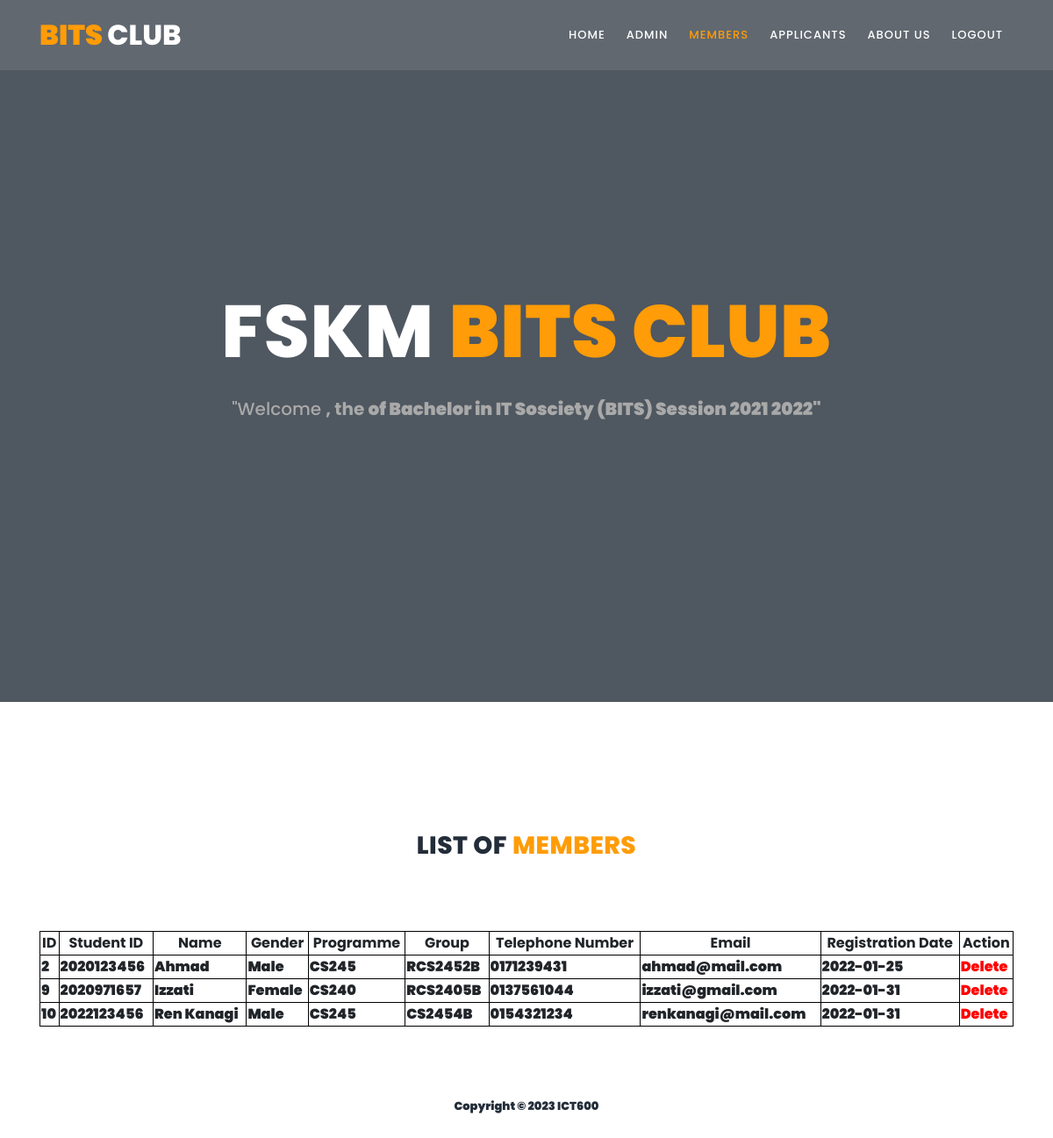
/members.php, run on the app's committed database.
### tables this page shows
CREATE TABLE `member_approval` (
  `member_id` int(10) NOT NULL,
  `studentID` int(10) NOT NULL,
  `adminID` int(10) DEFAULT NULL,
  `mbr_name` text NOT NULL,
  `mbr_gender` text NOT NULL,
  `mbr_prog` text NOT NULL,
  `mbr_group` text NOT NULL,
  `mbr_phone` text NOT NULL,
  `mbr_email` text NOT NULL,
  `mbr_pass` text NOT NULL,
  `mbr_confirm_pass` text NOT NULL,
  `mbr_reg_date` date NOT NULL,
  `mbr_approval` text DEFAULT NULL,
  `mbr_type` text DEFAULT NULL
);

### members.php (the view, shortened to what this page needs)
<?php
    $currentPage = 'members.php';
     include "headerAdmin.php";
	 include "dbBits.php";
	 $query= "SELECT * from member_approval where mbr_approval='Approved' ";
     $result =  mysqli_query($db, $query);
?>
	<section class="section">
        <div class="container">
            <form action="<?php echo $_SERVER['PHP_SELF']?>">
				  <fieldset>
				  <div class="section-heading">
					<h2>LIST OF<em> MEMBERS</em></h2>
				 </div>
				  <table style="width:100%">
				  <tr>
					<th data-field="member_id" data-filter-control="select" data-sortable="true" class="form-group text-center mt-4">ID</th>
					<th data-field="studentID" data-filter-control="select" data-sortable="true" class="form-group text-center mt-4">Student ID</th>
					<th data-field="mbr_name" data-filter-control="select" data-sortable="true" class="form-group text-center mt-4">Name</th>
					<th data-field="mbr_gender" data-filter-control="select" data-sortable="true" class="form-group text-center mt-4">Gender</th>
					<th data-field="mbr_prog" data-filter-control="select" data-sortable="true" class="form-group text-center mt-4">Programme</th>
					<th data-field="mbr_group" data-filter-control="select" data-sortable="true" class="form-group text-center mt-4">Group</th>
					<th data-field="mbr_phone" data-filter-control="select" data-sortable="true" class="form-group text-center mt-4">Telephone Number</th>
					<th data-field="mbr_email" data-filter-control="select" data-sortable="true" class="form-group text-center mt-4">Email</th>
					<th data-field="mbr_reg_date" data-filter-control="select" data-sortable="true" class="form-group text-center mt-4">Registration Date</th>
					<th class="form-group text-center mt-4">Action</th>
				  </tr>
				  <tr>
					<?php
                                        if(mysqli_num_rows($result)>0){
                                            while($row= mysqli_fetch_assoc($result)){
                                                echo "<tr>";
                                                echo "<td>".$row['member_id']."</td>";
                                                echo "<td>".$row['studentID']."</td>";
                                                echo "<td>".$row['mbr_name']."</td>";
                                                echo "<td>".$row['mbr_gender']."</td>";
												echo "<td>".$row['mbr_prog']."</td>";
												echo "<td>".$row['mbr_group']."</td>";
												echo "<td>".$row['mbr_phone']."</td>";
												echo "<td>".$row['mbr_email']."</td>";
												echo "<td>".$row['mbr_reg_date']."</td>";
												echo "<td><a style='color:red;' href ='deleteMembers.php?member_id=".$row['member_id']."'>Delete</a></td>";
                                                  }
                                        } else{
                                            echo "No results found!";
                                        }
                                    ?>
				  </tr>
				  </table>
				  <br><br>
				 </fieldset>
			</form>
	</div>
    </section>
	<?php include "footerAdmin.php";?>

### headerAdmin.php (shortened to what this page needs)
<!DOCTYPE html>
<html lang="en">
<?php
	$admin= $_SESSION['admin_name'];
	$post= $_SESSION['admin_position'];
?>
  <head>
    <link rel="stylesheet" type="text/css" href="assets/css/bootstrap.min.css">
    <link rel="stylesheet" type="text/css" href="assets/css/font-awesome.css">
    <link rel="stylesheet" href="assets/css/style.css">
    </head>
    <body>
    <header class="header-area header-sticky">
        <div class="container">
            <div class="row">
              <div class="col-12">
                  <nav class="main-nav">
					  <a href="index.html" class="logo"> <em> Bits </em> CLUB</a>
                        <ul class="nav">
                            <li><a class="<?php if($currentPage =='homeAdmin.php'){echo 'active';}?>" href="homeAdmin.php">Home</a></li>
							<li><a class="<?php if($currentPage =='admin.php'){echo 'active';}?>" href="admin.php">Admin</a></li>
							<li><a class="<?php if($currentPage =='members.php'){echo 'active';}?>" href="members.php">Members</a></li>
                            <li><a class="<?php if($currentPage =='applicants.php'){echo 'active';}?>" href="applicants.php">Applicants</a></li>
							<li><a class="<?php if($currentPage =='aboutAdmin.php'){echo 'active';}?>" href="aboutAdmin.php">About Us</a></li>
							<li style="float: right;"><a href="logoutAdmin.php">Logout</a></li>
                    </ul>
                </nav>
                </div>
            </div>
        </div>
    </header>
    <div class="main-banner" id="top">
        <video autoplay muted loop id="bg-video">
            <source src="assets/images/BiTSHEADER.mp4" type="video/mp4" />
        </video>
        <div class="video-overlay header-text">
            <div class="caption">
	             <h2>FSKM <em> BiTS CLUB </em></h2>
				<h5 style='color:darkgrey;' >"Welcome <b class="admin_name"><?php echo $admin; ?>, the <b class="admin_position"><?php echo $post; ?> of Bachelor in IT Sosciety (BITS) Session 2021 2022"</h5><br>
            </div>
        </div>
    </div>

### footerAdmin.php (shortened to what this page needs)
    <footer>
        <div class="container">
            <div class="row">
                <div class="col-lg-12">
                    <p>
                        Copyright © 2023 ICT600
                    </p>
                </div>
            </div>
        </div>
    </footer>
  </body>
</html>

### assets/css/style.css (style rules this page uses)
html, body, div, span, applet, object, iframe, h1, h2, h3, h4, h5, h6, p, blockquote, div pre, a, abbr, acronym, address, big, cite, code, del, dfn, em, font, img, ins, kbd, q, s, samp, small, strike, strong, sub, sup, tt, var, b, u, i, center, dl, dt, dd, ol, ul, li, figure, header, nav, section, article, aside, footer, figcaption { margin: 0; padding: 0; border: 0; outline: 0; }
ul, li { padding: 0; margin: 0; list-style: none; }
header, nav, section, article, aside, footer, hgroup { display: block; }
* { box-sizing: border-box; }
html, body { font-family: 'Poppins', sans-serif; font-weight: 400; background-color: #fff; font-size: 16px; -ms-text-size-adjust: 100%; -webkit-font-smoothing: antialiased; -moz-osx-font-smoothing: grayscale; }
a { text-decoration: none !important; }
h1, h2, h3, h4, h5, h6 { margin-top: 0px; margin-bottom: 0px; }
ul { margin-bottom: 0px; }
p { font-size: 14px; line-height: 25px; color: #7a7a7a; }
html, body { background: #fff; font-family: 'Poppins', sans-serif; }
.section-heading { text-align: center; margin-top: 140px; margin-bottom: 80px; }
.section-heading h2 { font-size: 28px; font-weight: 800; color: #232d39; text-transform: uppercase; letter-spacing: 0.5px; margin-top: 0px; margin-bottom: 0px; }
.section-heading h2 em { font-style: normal; color: #ff9c07; }
.header-area { position: absolute; top: 0px; left: 0px; right: 0px; z-index: 100; height: 80px; background: rgba(250,250,250,0.1); -webkit-transition: all .5s ease 0s; -moz-transition: all .5s ease 0s; -o-transition: all .5s ease 0s; transition: all .5s ease 0s; }
.header-area .main-nav { min-height: 80px; background: transparent; }
.header-area .main-nav .logo { line-height: 80px; color: #fff; font-size: 32px; font-weight: 800; text-transform: uppercase; float: left; -webkit-transition: all 0.3s ease 0s; -moz-transition: all 0.3s ease 0s; -o-transition: all 0.3s ease 0s; transition: all 0.3s ease 0s; }
.header-area .main-nav .logo em { font-style: normal; color: #ff9c07; font-weight: 900; }
.header-area .main-nav .nav { float: right; margin-top: 27px; margin-right: 0px; background-color: transparent; -webkit-transition: all 0.3s ease 0s; -moz-transition: all 0.3s ease 0s; -o-transition: all 0.3s ease 0s; transition: all 0.3s ease 0s; position: relative; z-index: 999; }
.header-area .main-nav .nav li { padding-left: 20px; padding-right: 20px; }
.header-area .main-nav .nav li a { display: block; font-weight: 500; font-size: 13px; color: #7a7a7a; text-transform: uppercase; -webkit-transition: all 0.3s ease 0s; -moz-transition: all 0.3s ease 0s; -o-transition: all 0.3s ease 0s; transition: all 0.3s ease 0s; height: 40px; line-height: 40px; border: transparent; letter-spacing: 1px; }
.header-area .main-nav .nav li a { color: #fff; }
.header-area .main-nav .nav li:hover > a, .header-area .main-nav .nav li > a.active { color: #ff9c07!important; opacity: 1; }
.header-area.header-sticky { min-height: 80px; }
.header-area.header-sticky .nav { margin-top: 20px !important; }
.header-area.header-sticky .nav li a.active { color: #ff9c07; }
@media (max-width: 1200px) { .header-area .main-nav .nav li { padding-left: 12px; padding-right: 12px; } }
@media (max-width: 1200px) { .header-area .main-nav:before { display: none; } }
@media (min-width: 767px) { .header-area .main-nav .nav { display: flex !important; } }
.main-banner { position: relative; }
#bg-video { min-width: 100%; min-height: 100vh; max-width: 100%; max-height: 100vh; object-fit: cover; z-index: -1; }
.video-overlay { position: absolute; background-color: rgba(35,45,57,0.8); top: 0; left: 0; bottom: 7px; width: 100%; }
.main-banner .caption { text-align: center; position: absolute; width: 80%; left: 50%; top: 50%; transform: translate(-50%,-50%); }
.main-banner .caption h2 { margin-top: 30px; margin-bottom: 25px; font-size: 84px; text-transform: uppercase; font-weight: 800; color: #fff; letter-spacing: 1px; }
.main-banner .caption h2 em { font-style: normal; color: #ff9c07; font-weight: 900; }
footer { text-align: center; padding: 30px 0px; }
footer p { color: #232d39; font-size: 13px; }
a { color: #ff9c07; }

### headerAdmin.php (style rules this page uses)
table, th, td { border: 1px solid black; }

### data on the page
member_approval: member_id "2", studentID "2020123456", mbr_name "Ahmad", mbr_gender "Male", mbr_prog "CS245", mbr_group "RCS2452B", mbr_phone "0171239431", mbr_email "ahmad@mail.com", mbr_reg_date "2022-01-25"
member_approval: member_id "9", studentID "2020971657", mbr_name "Izzati", mbr_gender "Female", mbr_prog "CS240", mbr_group "RCS2405B", mbr_phone "0137561044", mbr_email "izzati@gmail.com", mbr_reg_date "2022-01-31"
member_approval: member_id "10", studentID "2022123456", mbr_name "Ren Kanagi", mbr_gender "Male", mbr_prog "CS245", mbr_group "CS2454B", mbr_phone "0154321234", mbr_email "renkanagi@mail.com", mbr_reg_date "2022-01-31"
